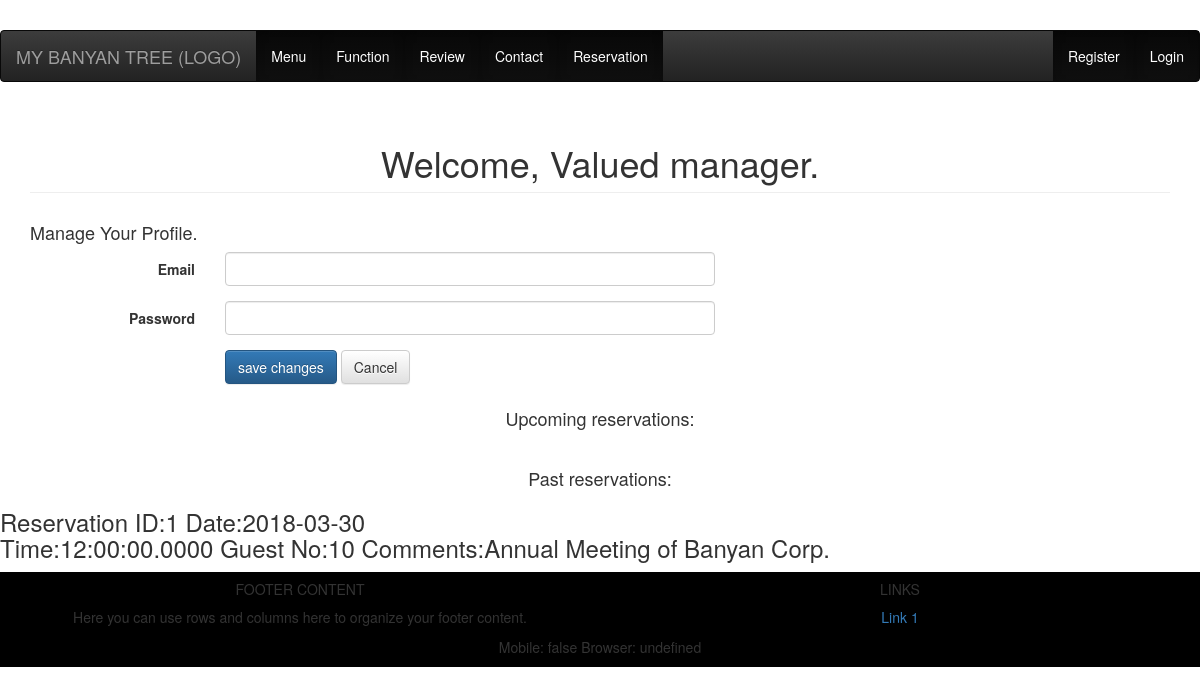
The page /manager/index_manager.php on the database as committed earlier.
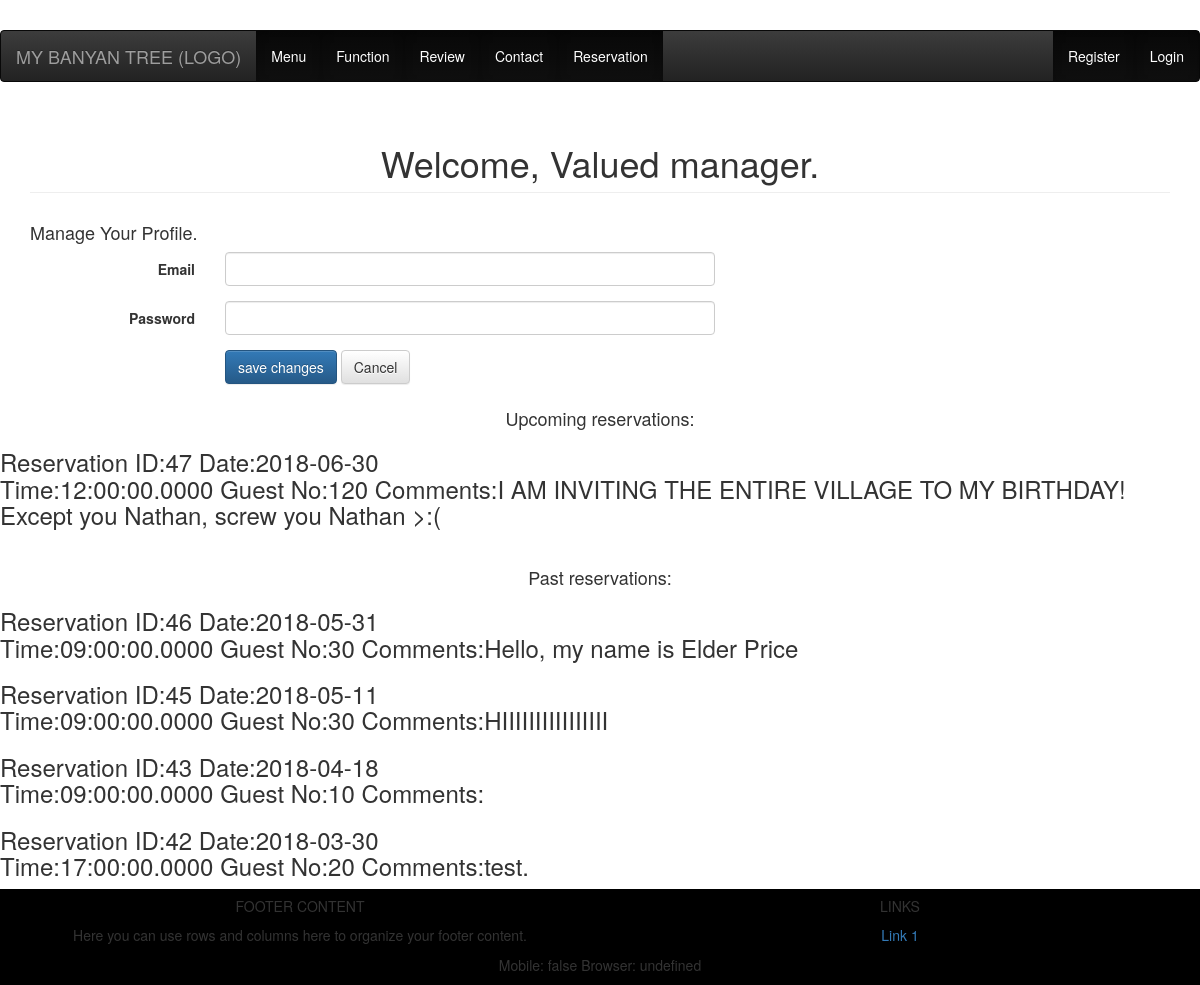
The same page on the database as committed later.
### tables this page shows
CREATE TABLE `reservation` (
  `reservationID` int(10) NOT NULL,
  `date` date NOT NULL,
  `time` time(4) NOT NULL,
  `guestno` int(10) NOT NULL,
  `comment` varchar(256) NOT NULL,
  `memberID` int(10) NOT NULL,
  `functionID` int(10) NOT NULL
);

### manager/index_manager.php (the view, shortened to what this page needs)
<?php
include( '../view/pages/navigationbar.php' );
?>
<?php
$contentquery = "SELECT * FROM manager WHERE managerID=:id";
$stmt = $conn->prepare( $contentquery );
$stmt->bindParam( ':id', $_SESSION[ 'userID' ], PDO::PARAM_INT );
$stmt->execute();
$results = $stmt->fetchAll();
$email = $results[0]['email'];
$password = $results[0]['password'];
?>
<!doctype html>
<html>
<head>
</head>
<body>
	<div class="container" style="padding-top: 1px;">
		<h1 class="page-header" style="text-align: center;">
			Welcome, Valued manager.
		</h1>
		<div class="row">
			<div class="col-md-8 col-sm-6 col-xs-12 personal-info">
				<form class="form-horizontal" role="form" method="post" id=action="../../control/memberprofile_updateprocess.php?id=<?php echo $_SESSION['userID'];?>">
					<h4>Manage Your Profile.</h4>
					<div class="form-group">
						<label class="col-lg-3 control-label" id="email">Email</label>
						<div class="col-lg-8">
							<input class="form-control" value="<?php echo $email?>" type="text">
						</div>
					</div>
					<div class="form-group">
						<label class="col-md-3 control-label" id="password">Password</label>
						<div class="col-md-8">
							<input class="form-control" value="<?php echo $password?>" type="text">
						</div>
					</div>
					<div class="form-group">
						<label class="col-md-3 control-label"></label>
						<div class="col-md-8">
							<input class="btn btn-primary" value="save changes" type="button" onClick="../../control/memberprofile)updateprocess.php">
							<input class="btn btn-default" value="Cancel" type="reset">
						</div>
					</div>
				</form>
			</div>
		</div>
	</div>
	<h4 style="text-align: center;">Upcoming reservations:</h4>
	<?php
	$contentquery = "SELECT * FROM reservation WHERE date >= CURRENT_DATE";
	$stmt = $conn->prepare( $contentquery );
	$stmt->execute();
	$staticresult = $stmt->fetchAll( PDO::FETCH_ASSOC );
	foreach ( $staticresult as $row ) {
		echo '<h3><span>', 'Reservation ID:', $row[ 'reservationID' ], ' Date:', $row[ 'date' ], ' </span>';
		echo '<div class="mic-info"> <span> Time:', $row[ 'time' ], ' Guest No:', $row[ 'guestno' ], ' Comments:' . $row[ 'comment' ], '
                                    </h3>
                                </span>';
	}
	?>
	<br>
	<h4 style="text-align: center;">Past reservations:</h4>
	<?php
	$contentquery = "SELECT * FROM reservation WHERE date < CURRENT_DATE ORDER BY date DESC";
	$stmt = $conn->prepare( $contentquery );
	$stmt->execute();
	$staticresult = $stmt->fetchAll( PDO::FETCH_ASSOC );
	foreach ( $staticresult as $row ) {
		echo '<h3><span>', 'Reservation ID:', $row[ 'reservationID' ], ' Date:', $row[ 'date' ], ' </span>';
		echo '<div class="mic-info"> <span> Time:', $row[ 'time' ], ' Guest No:', $row[ 'guestno' ], ' Comments:' . $row[ 'comment' ], '
                                    </h3>
                                </span>';
	}
	?>
	<?php include('../view/pages/footer.php');?>
</body>
</html>

Rows that differ between the two databases and show on the page:
removed reservation: reservationID "1", date "2018-03-30", time "12:00:00.0000", guestno "10", comment "Annual Meeting of Banyan Corp.", shown under "Past reservations:"
added reservation: reservationID "47", date "2018-06-30", time "12:00:00.0000", guestno "120", comment "I AM INVITING THE ENTIRE VILLAGE TO MY BIRTHDAY! Except you Nathan, screw you Nathan >:(", shown under "Upcoming reservations:"
added reservation: reservationID "46", date "2018-05-31", time "09:00:00.0000", guestno "30", comment "Hello, my name is Elder Price", shown under "Past reservations:"
added reservation: reservationID "45", date "2018-05-11", time "09:00:00.0000", guestno "30", comment "HIIIIIIIIIIIIIIII", shown under "Past reservations:"
added reservation: reservationID "43", date "2018-04-18", time "09:00:00.0000", guestno "10", shown under "Past reservations:"
added reservation: reservationID "42", date "2018-03-30", time "17:00:00.0000", guestno "20", comment "test.", shown under "Past reservations:"
